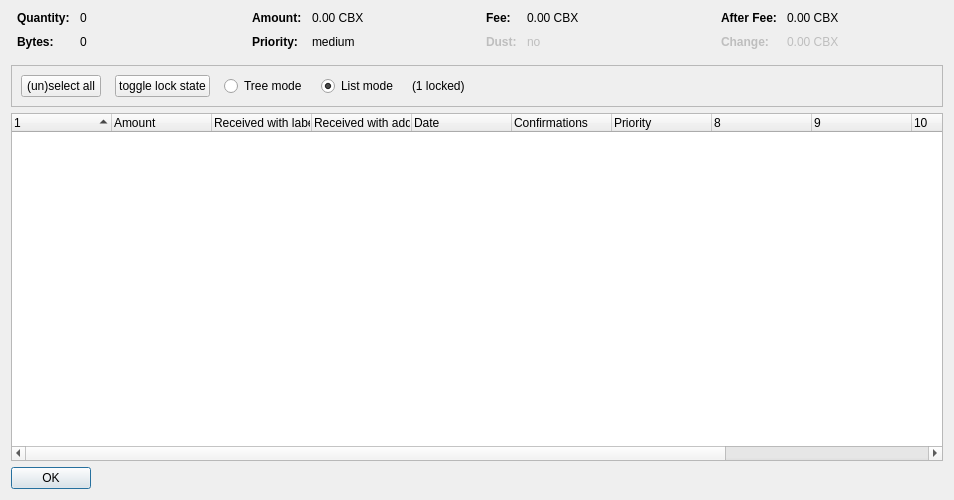
<?xml version="1.0" encoding="UTF-8"?>
<ui version="4.0">
 <class>CoinControlDialog</class>
 <widget class="QDialog" name="CoinControlDialog">
  <property name="geometry">
   <rect>
    <x>0</x>
    <y>0</y>
    <width>954</width>
    <height>500</height>
   </rect>
  </property>
  <property name="windowTitle">
   <string>Coin Selection</string>
  </property>
  <layout class="QVBoxLayout" name="verticalLayout">
   <item>
    <layout class="QHBoxLayout" name="horizontalLayoutTop" stretch="0,0,0,0">
     <property name="topMargin">
      <number>0</number>
     </property>
     <property name="bottomMargin">
      <number>10</number>
     </property>
     <item>
      <layout class="QFormLayout" name="formLayoutCoinControl1">
       <property name="horizontalSpacing">
        <number>10</number>
       </property>
       <property name="verticalSpacing">
        <number>10</number>
       </property>
       <property name="leftMargin">
        <number>6</number>
       </property>
       <property name="rightMargin">
        <number>6</number>
       </property>
       <item row="0" column="0">
        <widget class="QLabel" name="labelCoinControlQuantityText">
         <property name="font">
          <font>
           <weight>75</weight>
           <bold>true</bold>
          </font>
         </property>
         <property name="text">
          <string>Quantity:</string>
         </property>
        </widget>
       </item>
       <item row="0" column="1">
        <widget class="QLabel" name="labelCoinControlQuantity">
         <property name="cursor">
          <cursorShape>IBeamCursor</cursorShape>
         </property>
         <property name="contextMenuPolicy">
          <enum>Qt::ActionsContextMenu</enum>
         </property>
         <property name="text">
          <string notr="true">0</string>
         </property>
         <property name="textInteractionFlags">
          <set>Qt::LinksAccessibleByMouse|Qt::TextSelectableByKeyboard|Qt::TextSelectableByMouse</set>
         </property>
        </widget>
       </item>
       <item row="1" column="0">
        <widget class="QLabel" name="labelCoinControlBytesText">
         <property name="font">
          <font>
           <weight>75</weight>
           <bold>true</bold>
          </font>
         </property>
         <property name="text">
          <string>Bytes:</string>
         </property>
        </widget>
       </item>
       <item row="1" column="1">
        <widget class="QLabel" name="labelCoinControlBytes">
         <property name="cursor">
          <cursorShape>IBeamCursor</cursorShape>
         </property>
         <property name="contextMenuPolicy">
          <enum>Qt::ActionsContextMenu</enum>
         </property>
         <property name="text">
          <string notr="true">0</string>
         </property>
         <property name="textInteractionFlags">
          <set>Qt::LinksAccessibleByMouse|Qt::TextSelectableByKeyboard|Qt::TextSelectableByMouse</set>
         </property>
        </widget>
       </item>
      </layout>
     </item>
     <item>
      <layout class="QFormLayout" name="formLayoutCoinControl2">
       <property name="horizontalSpacing">
        <number>10</number>
       </property>
       <property name="verticalSpacing">
        <number>10</number>
       </property>
       <property name="leftMargin">
        <number>6</number>
       </property>
       <property name="rightMargin">
        <number>6</number>
       </property>
       <item row="0" column="0">
        <widget class="QLabel" name="labelCoinControlAmountText">
         <property name="font">
          <font>
           <weight>75</weight>
           <bold>true</bold>
          </font>
         </property>
         <property name="text">
          <string>Amount:</string>
         </property>
        </widget>
       </item>
       <item row="0" column="1">
        <widget class="QLabel" name="labelCoinControlAmount">
         <property name="cursor">
          <cursorShape>IBeamCursor</cursorShape>
         </property>
         <property name="contextMenuPolicy">
          <enum>Qt::ActionsContextMenu</enum>
         </property>
         <property name="text">
          <string notr="true">0.00 CBX</string>
         </property>
         <property name="textInteractionFlags">
          <set>Qt::LinksAccessibleByMouse|Qt::TextSelectableByKeyboard|Qt::TextSelectableByMouse</set>
         </property>
        </widget>
       </item>
       <item row="1" column="0">
        <widget class="QLabel" name="labelCoinControlPriorityText">
         <property name="font">
          <font>
           <weight>75</weight>
           <bold>true</bold>
          </font>
         </property>
         <property name="text">
          <string>Priority:</string>
         </property>
        </widget>
       </item>
       <item row="1" column="1">
        <widget class="QLabel" name="labelCoinControlPriority">
         <property name="cursor">
          <cursorShape>IBeamCursor</cursorShape>
         </property>
         <property name="contextMenuPolicy">
          <enum>Qt::ActionsContextMenu</enum>
         </property>
         <property name="text">
          <string>medium</string>
         </property>
         <property name="textInteractionFlags">
          <set>Qt::LinksAccessibleByMouse|Qt::TextSelectableByKeyboard|Qt::TextSelectableByMouse</set>
         </property>
        </widget>
       </item>
      </layout>
     </item>
     <item>
      <layout class="QFormLayout" name="formLayoutCoinControl3">
       <property name="horizontalSpacing">
        <number>10</number>
       </property>
       <property name="verticalSpacing">
        <number>10</number>
       </property>
       <property name="leftMargin">
        <number>6</number>
       </property>
       <property name="rightMargin">
        <number>6</number>
       </property>
       <item row="0" column="0">
        <widget class="QLabel" name="labelCoinControlFeeText">
         <property name="font">
          <font>
           <weight>75</weight>
           <bold>true</bold>
          </font>
         </property>
         <property name="text">
          <string>Fee:</string>
         </property>
        </widget>
       </item>
       <item row="0" column="1">
        <widget class="QLabel" name="labelCoinControlFee">
         <property name="cursor">
          <cursorShape>IBeamCursor</cursorShape>
         </property>
         <property name="contextMenuPolicy">
          <enum>Qt::ActionsContextMenu</enum>
         </property>
         <property name="text">
          <string notr="true">0.00 CBX</string>
         </property>
         <property name="textInteractionFlags">
          <set>Qt::LinksAccessibleByMouse|Qt::TextSelectableByKeyboard|Qt::TextSelectableByMouse</set>
         </property>
        </widget>
       </item>
       <item row="1" column="0">
        <widget class="QLabel" name="labelCoinControlLowOutputText">
         <property name="enabled">
          <bool>false</bool>
         </property>
         <property name="font">
          <font>
           <weight>75</weight>
           <bold>true</bold>
          </font>
         </property>
         <property name="text">
          <string>Dust:</string>
         </property>
        </widget>
       </item>
       <item row="1" column="1">
        <widget class="QLabel" name="labelCoinControlLowOutput">
         <property name="enabled">
          <bool>false</bool>
         </property>
         <property name="cursor">
          <cursorShape>IBeamCursor</cursorShape>
         </property>
         <property name="contextMenuPolicy">
          <enum>Qt::ActionsContextMenu</enum>
         </property>
         <property name="text">
          <string>no</string>
         </property>
         <property name="textInteractionFlags">
          <set>Qt::LinksAccessibleByMouse|Qt::TextSelectableByKeyboard|Qt::TextSelectableByMouse</set>
         </property>
        </widget>
       </item>
      </layout>
     </item>
     <item>
      <layout class="QFormLayout" name="formLayoutCoinControl4">
       <property name="horizontalSpacing">
        <number>10</number>
       </property>
       <property name="verticalSpacing">
        <number>10</number>
       </property>
       <property name="leftMargin">
        <number>6</number>
       </property>
       <property name="rightMargin">
        <number>6</number>
       </property>
       <item row="0" column="0">
        <widget class="QLabel" name="labelCoinControlAfterFeeText">
         <property name="font">
          <font>
           <weight>75</weight>
           <bold>true</bold>
          </font>
         </property>
         <property name="text">
          <string>After Fee:</string>
         </property>
        </widget>
       </item>
       <item row="0" column="1">
        <widget class="QLabel" name="labelCoinControlAfterFee">
         <property name="cursor">
          <cursorShape>IBeamCursor</cursorShape>
         </property>
         <property name="contextMenuPolicy">
          <enum>Qt::ActionsContextMenu</enum>
         </property>
         <property name="text">
          <string notr="true">0.00 CBX</string>
         </property>
         <property name="textInteractionFlags">
          <set>Qt::LinksAccessibleByMouse|Qt::TextSelectableByKeyboard|Qt::TextSelectableByMouse</set>
         </property>
        </widget>
       </item>
       <item row="1" column="0">
        <widget class="QLabel" name="labelCoinControlChangeText">
         <property name="enabled">
          <bool>false</bool>
         </property>
         <property name="font">
          <font>
           <weight>75</weight>
           <bold>true</bold>
          </font>
         </property>
         <property name="text">
          <string>Change:</string>
         </property>
        </widget>
       </item>
       <item row="1" column="1">
        <widget class="QLabel" name="labelCoinControlChange">
         <property name="enabled">
          <bool>false</bool>
         </property>
         <property name="cursor">
          <cursorShape>IBeamCursor</cursorShape>
         </property>
         <property name="contextMenuPolicy">
          <enum>Qt::ActionsContextMenu</enum>
         </property>
         <property name="text">
          <string notr="true">0.00 CBX</string>
         </property>
         <property name="textInteractionFlags">
          <set>Qt::LinksAccessibleByMouse|Qt::TextSelectableByKeyboard|Qt::TextSelectableByMouse</set>
         </property>
        </widget>
       </item>
      </layout>
     </item>
    </layout>
   </item>
   <item>
    <widget class="QFrame" name="frame">
     <property name="minimumSize">
      <size>
       <width>0</width>
       <height>40</height>
      </size>
     </property>
     <property name="frameShape">
      <enum>QFrame::StyledPanel</enum>
     </property>
     <property name="frameShadow">
      <enum>QFrame::Sunken</enum>
     </property>
     <layout class="QHBoxLayout" name="horizontalLayout">
      <item>
       <layout class="QHBoxLayout" name="horizontalLayoutPanel" stretch="0,0,0,0,0,0">
        <property name="spacing">
         <number>14</number>
        </property>
        <item>
         <widget class="QPushButton" name="pushButtonSelectAll">
          <property name="sizePolicy">
           <sizepolicy hsizetype="Maximum" vsizetype="Fixed">
            <horstretch>0</horstretch>
            <verstretch>0</verstretch>
           </sizepolicy>
          </property>
          <property name="text">
           <string>(un)select all</string>
          </property>
          <property name="autoDefault">
           <bool>false</bool>
          </property>
         </widget>
        </item>
        <item>
         <widget class="QPushButton" name="pushButtonToggleLock">
          <property name="sizePolicy">
           <sizepolicy hsizetype="Maximum" vsizetype="Fixed">
            <horstretch>0</horstretch>
            <verstretch>0</verstretch>
           </sizepolicy>
          </property>
          <property name="text">
           <string>toggle lock state</string>
          </property>
          <property name="autoDefault">
           <bool>false</bool>
          </property>
         </widget>
        </item>
        <item>
         <widget class="QRadioButton" name="radioTreeMode">
          <property name="sizePolicy">
           <sizepolicy hsizetype="Maximum" vsizetype="Fixed">
            <horstretch>0</horstretch>
            <verstretch>0</verstretch>
           </sizepolicy>
          </property>
          <property name="text">
           <string>Tree mode</string>
          </property>
         </widget>
        </item>
        <item>
         <widget class="QRadioButton" name="radioListMode">
          <property name="sizePolicy">
           <sizepolicy hsizetype="Maximum" vsizetype="Fixed">
            <horstretch>0</horstretch>
            <verstretch>0</verstretch>
           </sizepolicy>
          </property>
          <property name="text">
           <string>List mode</string>
          </property>
          <property name="checked">
           <bool>true</bool>
          </property>
         </widget>
        </item>
        <item>
         <widget class="QLabel" name="labelLocked">
          <property name="text">
           <string>(1 locked)</string>
          </property>
         </widget>
        </item>
        <item>
         <spacer name="horizontalSpacer">
          <property name="orientation">
           <enum>Qt::Horizontal</enum>
          </property>
          <property name="sizeHint" stdset="0">
           <size>
            <width>40</width>
            <height>20</height>
           </size>
          </property>
         </spacer>
        </item>
       </layout>
      </item>
     </layout>
    </widget>
   </item>
   <item>
    <widget class="CoinControlTreeWidget" name="treeWidget">
     <property name="contextMenuPolicy">
      <enum>Qt::CustomContextMenu</enum>
     </property>
     <property name="sortingEnabled">
      <bool>false</bool>
     </property>
     <property name="columnCount">
      <number>12</number>
     </property>
     <attribute name="headerShowSortIndicator" stdset="0">
      <bool>true</bool>
     </attribute>
     <attribute name="headerStretchLastSection">
      <bool>false</bool>
     </attribute>
     <column>
      <property name="text">
       <string/>
      </property>
     </column>
     <column>
      <property name="text">
       <string>Amount</string>
      </property>
     </column>
     <column>
      <property name="text">
       <string>Received with label</string>
      </property>
     </column>
     <column>
      <property name="text">
       <string>Received with address</string>
      </property>
     </column>
     <column>
      <property name="text">
       <string>Date</string>
      </property>
     </column>
     <column>
      <property name="text">
       <string>Confirmations</string>
      </property>
      <property name="toolTip">
       <string>Confirmed</string>
      </property>
     </column>
     <column>
      <property name="text">
       <string>Priority</string>
      </property>
     </column>
     <column>
      <property name="text">
       <string/>
      </property>
     </column>
     <column>
      <property name="text">
       <string/>
      </property>
     </column>
     <column>
      <property name="text">
       <string/>
      </property>
     </column>
     <column>
      <property name="text">
       <string/>
      </property>
     </column>
     <column>
      <property name="text">
       <string/>
      </property>
     </column>
    </widget>
   </item>
   <item>
    <widget class="QDialogButtonBox" name="buttonBox">
     <property name="sizePolicy">
      <sizepolicy hsizetype="Maximum" vsizetype="Fixed">
       <horstretch>0</horstretch>
       <verstretch>0</verstretch>
      </sizepolicy>
     </property>
     <property name="orientation">
      <enum>Qt::Horizontal</enum>
     </property>
     <property name="standardButtons">
      <set>QDialogButtonBox::Ok</set>
     </property>
    </widget>
   </item>
  </layout>
 </widget>
 <customwidgets>
  <customwidget>
   <class>CoinControlTreeWidget</class>
   <extends>QTreeWidget</extends>
   <header>coincontroltreewidget.h</header>
  </customwidget>
 </customwidgets>
 <resources/>
 <connections/>
</ui>
